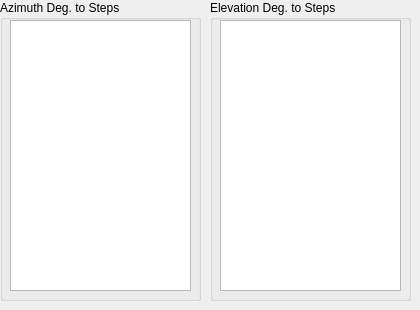
    <widget class="QWidget" name="tab_2">
     <attribute name="title">
      <string>Cal Tables</string>
     </attribute>
     <widget class="QGroupBox" name="groupBox_9">
      <property name="geometry">
       <rect>
        <x>0</x>
        <y>0</y>
        <width>201</width>
        <height>301</height>
       </rect>
      </property>
      <property name="title">
       <string>Azimuth Deg. to Steps</string>
      </property>
      <widget class="QTextBrowser" name="txt_sttnAziCalibrationTable">
       <property name="geometry">
        <rect>
         <x>10</x>
         <y>20</y>
         <width>181</width>
         <height>271</height>
        </rect>
       </property>
       <property name="font">
        <font>
         <pointsize>10</pointsize>
        </font>
       </property>
      </widget>
     </widget>
     <widget class="QGroupBox" name="groupBox_10">
      <property name="geometry">
       <rect>
        <x>210</x>
        <y>0</y>
        <width>201</width>
        <height>301</height>
       </rect>
      </property>
      <property name="title">
       <string>Elevation Deg. to Steps</string>
      </property>
      <widget class="QTextBrowser" name="txt_sttnElevCalibrationTable">
       <property name="geometry">
        <rect>
         <x>10</x>
         <y>20</y>
         <width>181</width>
         <height>271</height>
        </rect>
       </property>
       <property name="font">
        <font>
         <pointsize>10</pointsize>
        </font>
       </property>
      </widget>
     </widget>
    </widget>
